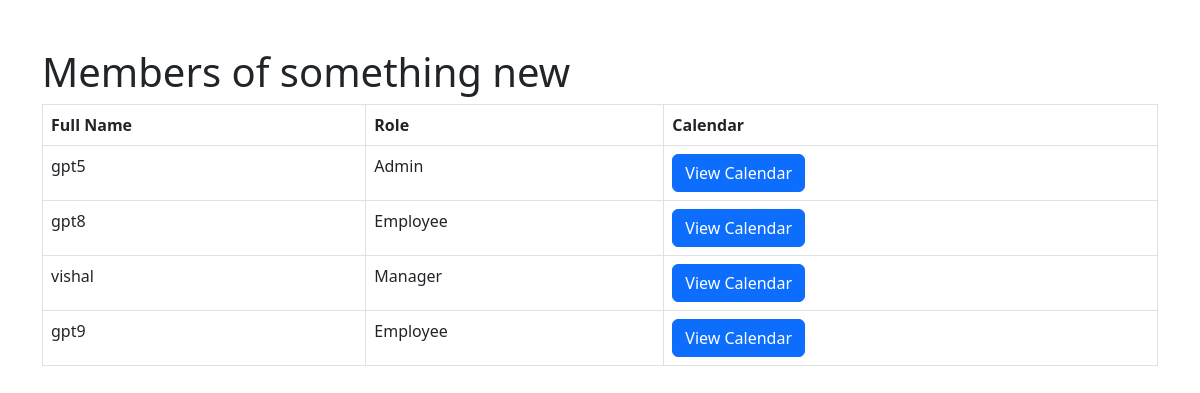
The app's page /calendar/organization/8/members/ with its own data.
### accounts/models.py (models this page shows, shortened)
class Organization(models.Model):
    name = models.CharField(max_length=255)
    description = models.TextField(blank=True)
    created_at = models.DateTimeField(auto_now_add=True)
    updated_at = models.DateTimeField(auto_now=True)
    created_by = models.ForeignKey(User, on_delete=models.CASCADE, related_name='created_organizations')

class Profile(models.Model):
    user = models.ForeignKey(User, on_delete=models.CASCADE, related_name='profiles')
    organization = models.ForeignKey(Organization, on_delete=models.SET_NULL, related_name='profiles', null=True, blank=True)
    is_admin = models.BooleanField(default=False)
    is_manager = models.BooleanField(default=False)
    is_employee = models.BooleanField(default=False)
    profile_picture = models.ImageField(upload_to='profile_pictures/', null=True, blank=True)
    full_name = models.CharField(max_length=255, null=True, blank=True)
    class Meta:
        unique_together = ('user', 'organization')

### calendar_plus/views.py (the view)
# urls.py: path('organization/<int:org_id>/members/', OrganizationMembers.as_view(), name='organizations_members'),
class OrganizationMembers(TemplateView):
    template_name ='organization_meetings/organization_members.html'
    def get_context_data(self, **kwargs):
        org_id = self.kwargs.get('org_id')
        organization = get_object_or_404(Organization, id=org_id)
        profiles = Profile.objects.filter(organization=organization)
        context={
            'organization':organization,
            'profiles':profiles
        }
        return context

### calendar_plus/templates/organization_meetings/organization_members.html (shortened to what this page needs)
<!DOCTYPE html>
<html lang="en">
<head>
    <link rel="stylesheet" href="https://cdn.jsdelivr.net/npm/bootstrap@5.3.0-alpha1/dist/css/bootstrap.min.css">
</head>
<body>
<div class="container mt-5">
    <h1>Members of {{ organization.name }}</h1>
    <table class="table table-bordered">
        <thead>
            <tr>
                <th>Full Name</th>
                <th>Role</th>
                <th>Calendar</th>
            </tr>
        </thead>
        <tbody>
            {% for profile in profiles %}
            <tr>
                <td>{{ profile.user.username }}</td>
                <td>
                    {% if profile.is_admin %}
                        Admin
                    {% elif profile.is_manager %}
                        Manager
                    {% elif profile.is_employee %}
                        Employee
                    {% else %}
                        Unknown Role
                    {% endif %}
                </td>
                <td>
                    <a href="{% url 'user_calendar' user_id=profile.user.id org_id=organization.id %}" class="btn btn-primary">View Calendar</a>
                </td>
            </tr>
            {% endfor %}
        </tbody>
    </table>
</div>
</body>
</html>

### records on screen
Organization: name "something new"
Profile: user.username "gpt5", is_admin "Admin"
Profile: user.username "gpt8", is_admin "Employee"
Profile: user.username "vishal", is_admin "Manager"
Profile: user.username "gpt9", is_admin "Employee"
